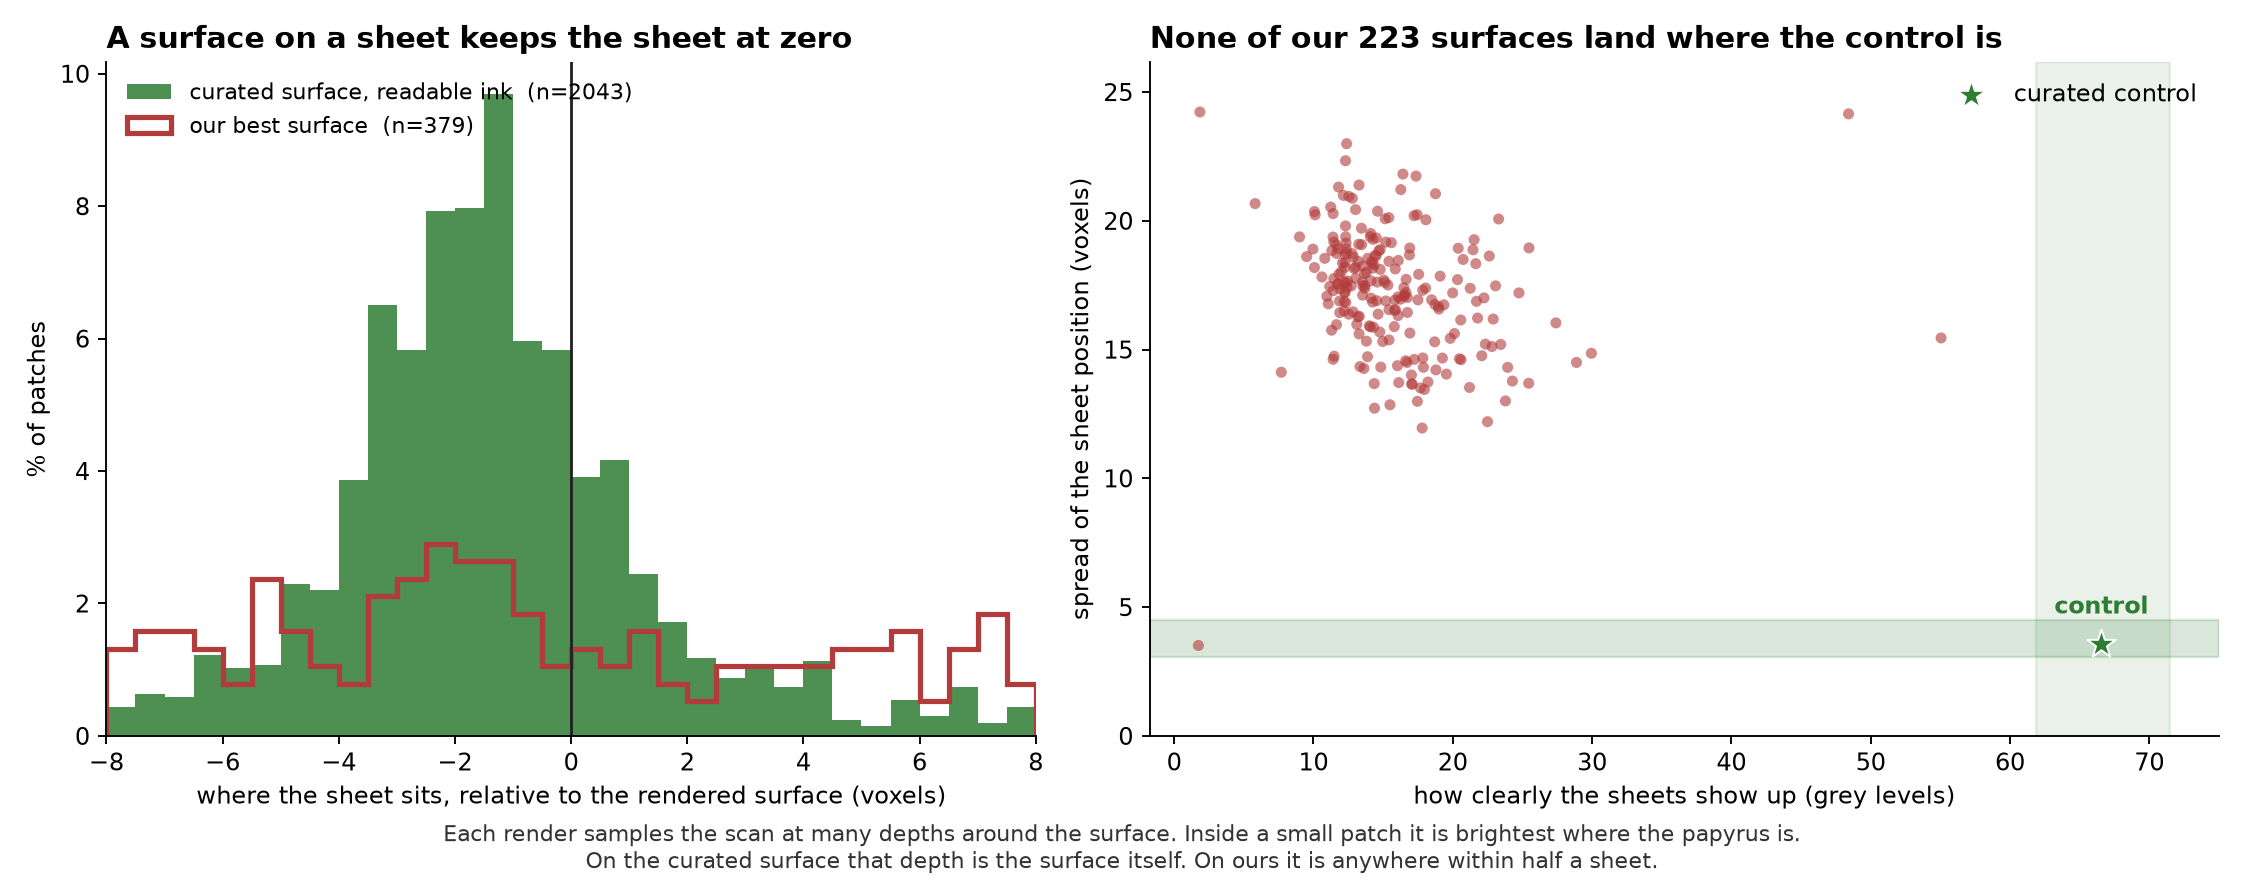

This figure's Python source:
"""Figure: is the rendered surface sitting on a papyrus sheet?

Left: where the sheet sits relative to the rendered surface, patch by patch, for a surface known
to carry readable ink against ours. Right: every screened surface against the control band.
"""
import csv, json
import numpy as np
import matplotlib; matplotlib.use("Agg")
import matplotlib.pyplot as plt

ctrl = json.load(open("phase2/control_w043.json"))
co = np.load("phase2/control_w043_offsets.npy")
rows = [r for r in csv.DictReader(open("phase2/sheet_offsets.csv")) if r["iqr"]]
iqr = np.array([float(r["iqr"]) for r in rows])
w2 = np.array([100 * float(r["within2"]) for r in rows])
con = np.array([float(r["contrast"]) for r in rows])
ex = np.load("phase2/example_offsets.npy")

fig, (ax, ax2) = plt.subplots(1, 2, figsize=(13.2, 5.2),
                              gridspec_kw=dict(width_ratios=[1, 1.15]))

# left: the two distributions, same axes
b = np.linspace(-8, 8, 33)
ax.hist(co, bins=b, weights=np.full(len(co), 100 / len(co)), color="#2e7d32", alpha=.85,
        label=f"curated surface, readable ink  (n={len(co)})")
ax.hist(ex, bins=b, weights=np.full(len(ex), 100 / len(ex)), histtype="step", lw=2.2,
        color="#b23b3b", label=f"our best surface  (n={len(ex)})")
ax.axvline(0, color="#222", lw=1.2)
ax.set_xlim(-8, 8)
ax.set_xlabel("where the sheet sits, relative to the rendered surface (voxels)")
ax.set_ylabel("% of patches")
ax.set_title("A surface on a sheet keeps the sheet at zero", loc="left",
             fontsize=12.5, fontweight="bold")
ax.legend(frameon=False, fontsize=9.5, loc="upper left")
for s_ in ("top", "right"): ax.spines[s_].set_visible(False)

# right: every surface, spread vs contrast
ax2.axhspan(min(s["iqr"] for s in ctrl["slabs"]), max(s["iqr"] for s in ctrl["slabs"]),
            color="#2e7d32", alpha=.18, zorder=0)
ax2.axvspan(min(s["contrast"] for s in ctrl["slabs"]), max(s["contrast"] for s in ctrl["slabs"]),
            color="#2e7d32", alpha=.10, zorder=0)
ax2.scatter(con, iqr, s=22, color="#b23b3b", alpha=.6, edgecolors="none", zorder=3)
ax2.scatter([ctrl["contrast"]], [ctrl["iqr"]], s=160, marker="*", color="#2e7d32",
            edgecolors="white", linewidth=.8, zorder=5, label="curated control")
ax2.set_xlabel("how clearly the sheets show up (grey levels)")
ax2.set_ylabel("spread of the sheet position (voxels)")
ax2.set_ylim(0, max(iqr.max() * 1.08, 8))
ax2.set_title(f"None of our {len(rows)} surfaces land where the control is", loc="left",
              fontsize=12.5, fontweight="bold")
ax2.legend(loc="upper right", frameon=False, fontsize=10)
ax2.text(ctrl["contrast"], ctrl["iqr"] + 1.2, "control", color="#2e7d32",
         ha="center", fontsize=10, fontweight="bold")
for s in ("top", "right"): ax2.spines[s].set_visible(False)

fig.text(.5, .018, "Each render samples the scan at many depths around the surface. Inside a small "
         "patch it is brightest where the papyrus is.\nOn the curated surface that depth is the surface "
         "itself. On ours it is anywhere within half a sheet.",
         ha="center", fontsize=9.5, color="#333")
fig.tight_layout(rect=[0, .055, 1, 1])
fig.savefig("phase2/fig_sheet_offset.png", dpi=170)
print(f"wrote phase2/fig_sheet_offset.png  (n={len(rows)} surfaces, control IQR {ctrl['iqr']:.2f})")
